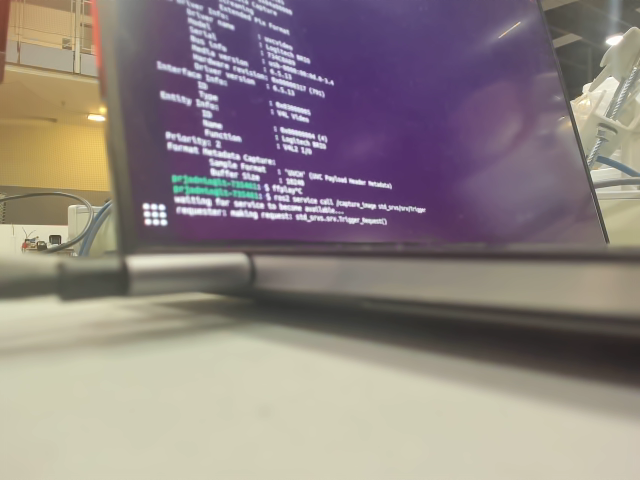
#> input picture photo/captured_image1.png, 640 x 480 px, given in place of the camera
$ python Red_color_trace.py
#> lines starting #> are read from the running program, lines starting #| are printed output that depends on the picture; after the words box and inside, x2 and y2 are one past the last pixel; in counts of white or black regions, pixels touching at a corner belong together
import cv2
import numpy as np

# Capture video from the camera
cap = cv2.VideoCapture(0)

# Define the range for bright red color in HSV
lower_red_1 = np.array([0, 120, 70])
upper_red_1 = np.array([10, 255, 255])
lower_red_2 = np.array([170, 120, 70])
upper_red_2 = np.array([180, 255, 255])

while True:
    # Read a frame from the video capture
    ret, frame = cap.read()
#> frame is the input picture: shape (480, 640, 3); mean B, G, R 130.3, 132.4, 143.3
    if not ret:
        break

    # Convert the frame to HSV color space
    hsv = cv2.cvtColor(frame, cv2.COLOR_BGR2HSV)
#> hsv: shape (480, 640, 3); mean H, S, V 65.1, 55.8, 149

    # Create a binary mask where red colors are white
    mask1 = cv2.inRange(hsv, lower_red_1, upper_red_1)
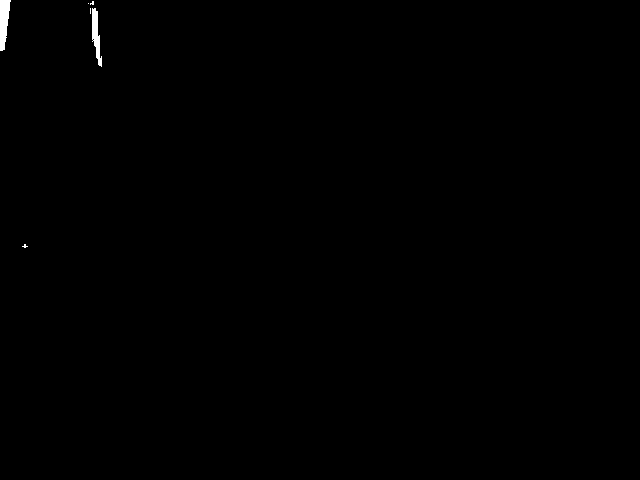
#> mask1: shape (480, 640); 0.24% white; 6 white regions (4 under 20 px)
    mask2 = cv2.inRange(hsv, lower_red_2, upper_red_2)
#> mask2: shape (480, 640); every value is 0
    mask = cv2.bitwise_or(mask1, mask2)

    # Find contours in the mask
    contours, _ = cv2.findContours(mask, cv2.RETR_TREE, cv2.CHAIN_APPROX_SIMPLE)
#> contours = 7 contours, 5 with area under 20; largest, box (x1, y1, x2, y2) and area: (0, 0, 11, 51) 332, (92, 8, 102, 67) 250

    # List to store the x-coordinates of detected red lights
    x_coords = []

    # Process each contour
    for contour in contours:
        # Calculate the center of the contour
        M = cv2.moments(contour)
        if M['m00'] > 0:
            cx = int(M['m10'] / M['m00'])
            cy = int(M['m01'] / M['m00'])
            # Add the x-coordinate to the list
            x_coords.append(cx)
            # Draw the center of the contour
            cv2.circle(frame, (cx, cy), 5, (0, 255, 0), -1)
#> this loop made 7 passes
#> (contour, cx, cy) on pass 3: ([[92, 39], [93, 38], [94, 39], [93, 40]], 93, 39)
#> (cx, cy) on passes 1, 2, 6, 7: (24, 245), (95, 34), (92, 2), (3, 21)
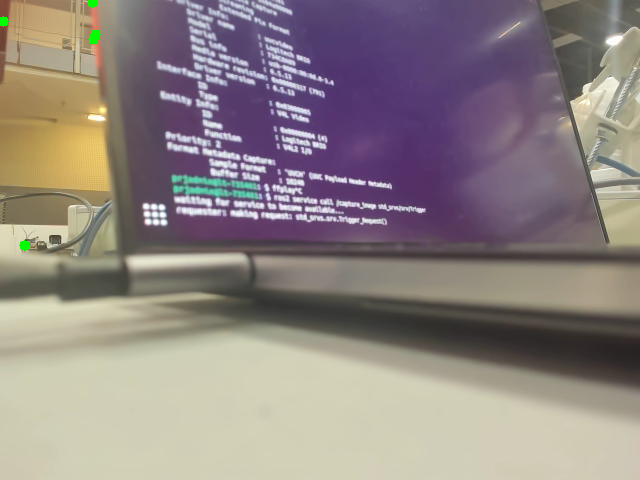
#> frame: shape (480, 640, 3); 0.11% of pixels changed, all inside (x1, y1, x2, y2) = (0, 0, 101, 251)
#> after the loop, x_coords = [24, 95, 93, 92, 3]

    # Calculate the average x value if any x-coordinates were detected
    if x_coords:
        avg_x = int(sum(x_coords) / len(x_coords))
#> avg_x = 61
        # Draw a vertical line at the average x-coordinate
        cv2.line(frame, (avg_x, 0), (avg_x, frame.shape[0]), (255, 0, 0), 2)
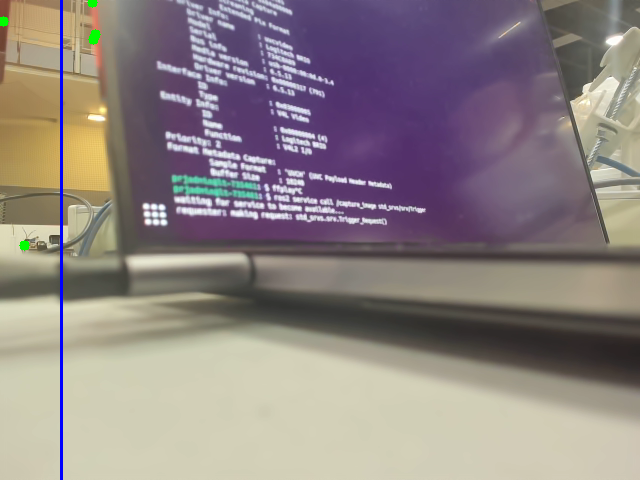
#> frame: shape (480, 640, 3); 0.47% of pixels changed, all inside (x1, y1, x2, y2) = (60, 0, 63, 480)

    # Display the resulting frame
    cv2.imshow('Frame', frame)
    cv2.imshow('Mask', mask)

    if cv2.waitKey(1) & 0xFF == ord('q'):
#> (key q is pressed here)
        break

cap.release()
cv2.destroyAllWindows()
